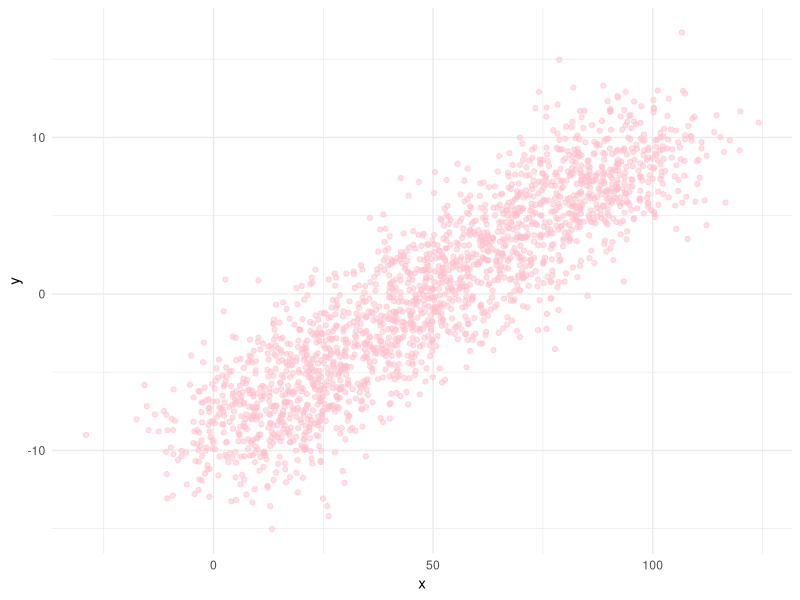
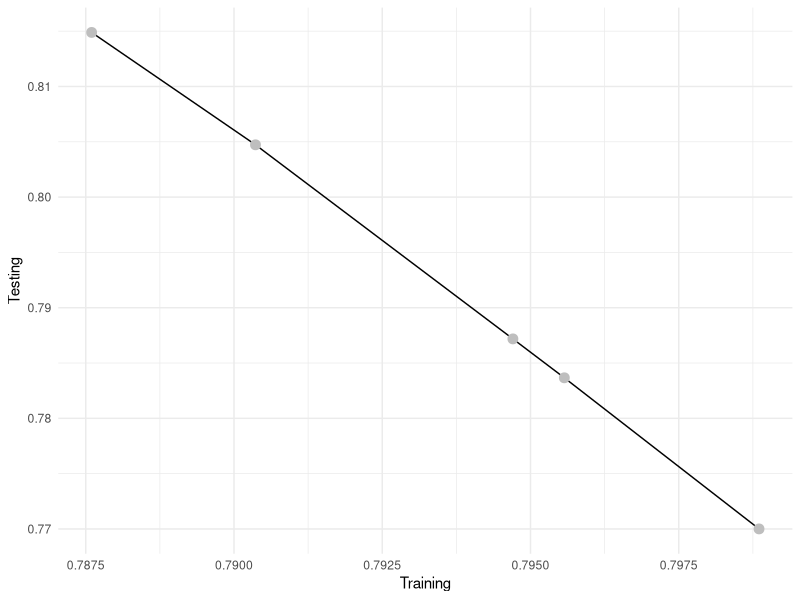

R code for these plots, in order:
## ---- chunk 1
knitr::opts_chunk$set(echo = TRUE)
library(tidyverse)
## ---- chunk 2
set.seed(1111)

dataset <- data.frame(x = seq(0, 100, 0.05) + rnorm(2001, sd = 10),
                      y = seq(-10, 10, 0.01) + rnorm(2001, sd = 2))

ggplot(dataset, 
       aes(x = x, y = y)) +
  geom_point(alpha = 0.5, color = 'pink') +
  theme_minimal()
## ---- chunk 3
# Defining the proportion of the data to be used for training (the rest will be used for testing)
training_proportion <- 0.8

# Randomly selecting rows from the full dataset (must be in wide format)
training_rows <- sample(1:nrow(dataset), floor(nrow(dataset)*training_proportion))

training_data <- dataset[training_rows, ]

# Selecting the remaining (non-training) rows to be used for testing
testing_data <- dataset[-training_rows, ]
## ---- chunk 4
# Fitting a model to the training data
train.fit <- lm(y ~ x, training_data)

# Extracting R-Squared from the training model
train_R_Squared <- summary(train.fit)$r.squared # (it's around 0.8)
## ---- chunk 5
# Predicting values of y, using the model fit to the training data, from the values of x in the testing data.
prediction <- predict(train.fit, data.frame(x = testing_data$x))
## ---- chunk 6
# Subtracting predicted values of y from actual values of y
residuals <- testing_data$y - prediction

# Calculating R-Squared
residuals_ss <- sum((residuals)^2)
total_ss <- sum((testing_data$y - mean(testing_data$y))^2)

test_R_Squared <- 1 - residuals_ss/total_ss
## ---- chunk 7
k <- 5
## ---- chunk 8
# Shuffling the data

## generating new random row numbers
set.seed(1111)
new_positions <- sample(1:nrow(dataset), nrow(dataset), replace = FALSE)

## sorting dataset by random row numbers
dataset <- arrange(dataset, new_positions)

# Dividing data into k training and testing sets
## pre-allocating list to store results of the loop below
testing_indexes <- list()

## using a loop to define the rows of data to use for testing in each fold
## the mathematical part of this loop produces the numbers 1-400, 401-800... when k = 5.
for (i in 1:k) {
  testing_indexes[[i]] <- floor(
    (1+(i-1)*nrow(dataset)/k):((i)*nrow(dataset)/k)
  ) 
}

## ---- chunk 9
# Pre-allocating vectors to store the results of each iteration
train_R_Squared_Repeated <- vector()
test_R_Squared_Repeated <- vector()

# 'Looping through' each of the training/testing data combinations. 
## this loop could be combined with the loop above (as they both use `i in 1:k`).
for (i in 1:k) {
  
  # Selecting the testing data from the full dataset, using the indexes defined above
  testing_data <- dataset[testing_indexes[[i]], ]

  # Selecting the remaining (non-training) rows to be used for testing
  training_data <- dataset[-testing_indexes[[i]], ]
  
  # Fitting a model to the training data
  train.fit <- lm(y ~ x, training_data)
  
  # Extracting R-Squared from the training model
  train_R_Squared_Repeated[i] <- summary(train.fit)$r.squared
  
  # Predicting values of y, using the model fit to the training data, from the values of x in the testing data.
  prediction <- predict(train.fit, data.frame(x = testing_data$x))
  
  # Subtracting predicted values of y from actual values of y
  residuals <- testing_data$y - prediction
  
  # Calculating R-Squared
  residuals_ss <- sum((residuals)^2)
  total_ss <- sum((testing_data$y - mean(testing_data$y))^2)
  
  test_R_Squared_Repeated[i] <- 1 - residuals_ss/total_ss
  
}
  
## ---- chunk 10
kfoldsData <- data.frame(Fold = 1:5,
                         Testing = test_R_Squared_Repeated, 
                         Training = train_R_Squared_Repeated)

knitr::kable(
  kfoldsData, 
  styling = 'html',
  caption = 'The R-Squared values for each of the datasets'
)
## ---- chunk 11
ggplot(kfoldsData,
       aes(x = Training, y = Testing)) +
  geom_line() +
  geom_point(size = 3, color = 'grey') +
  theme_minimal()
